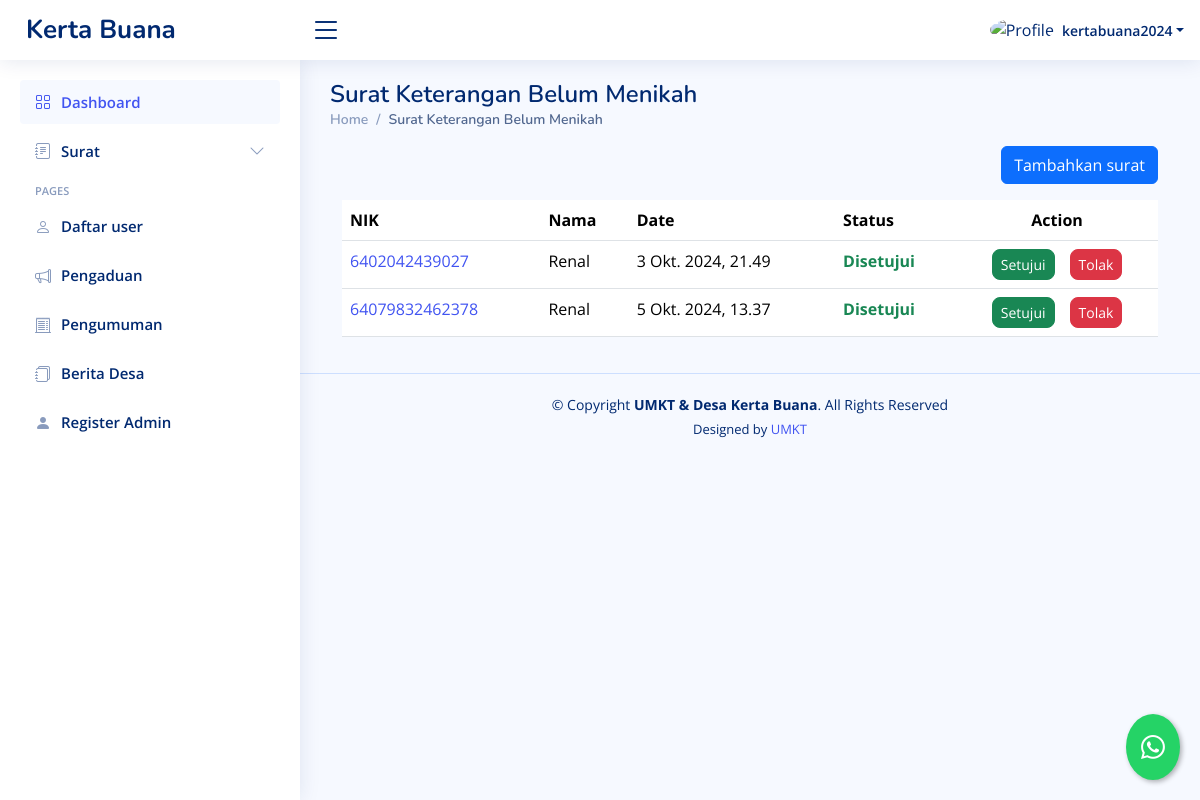
/dashboard/suket-belum-menikah/ (signed in), run on an earlier commit of the app's database.
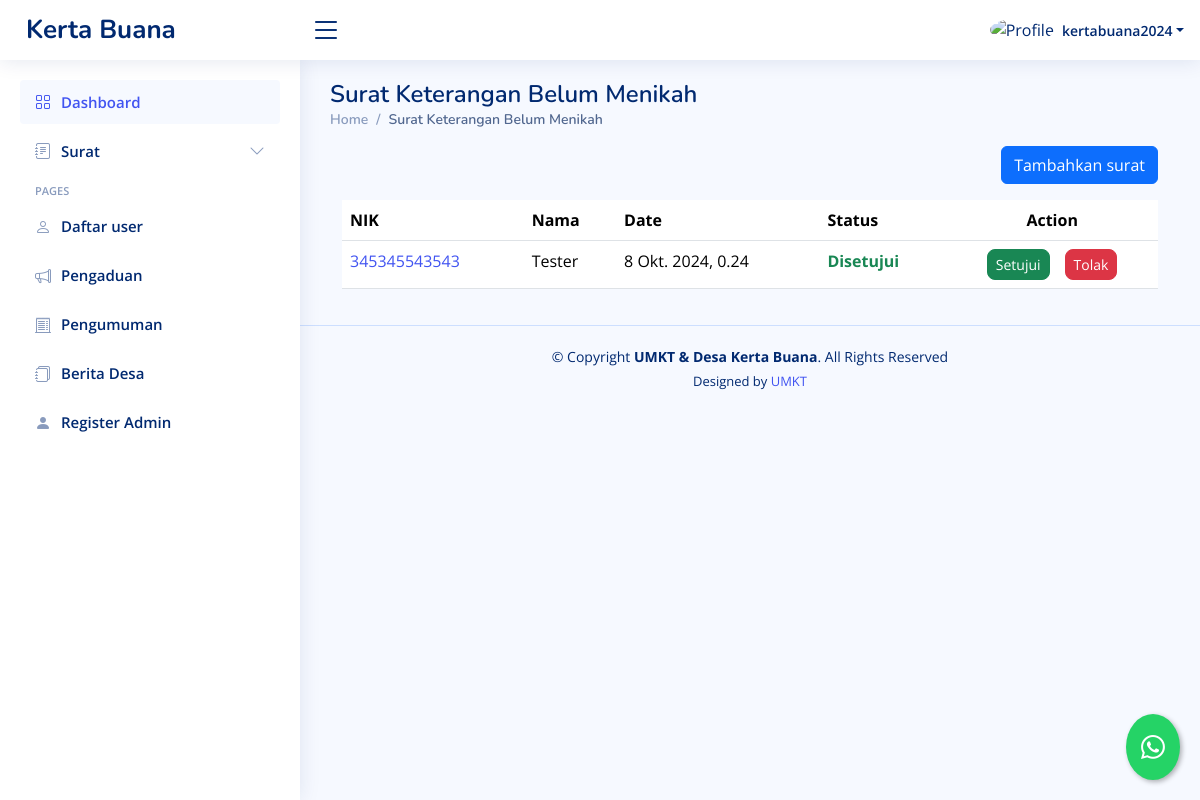
And on a later commit of the database.
### dashboard/models.py (models this page shows, shortened)
class SuketBelumMenikah(models.Model):
    STATUS_CHOICES = [
        ('review', 'Proses Review'),
        ('approved', 'Disetujui'),
        ('rejected', 'Ditolak'),
    ]
    penulis = models.ForeignKey(User, on_delete=models.CASCADE, blank=True, null=True)
    nama = models.CharField(max_length=255)
    jenis_kelamin = models.CharField(max_length=255)
    ttl = models.CharField(max_length=255)
    suku = models.CharField(max_length=255)
    agama = models.CharField(max_length=255)
    nik = models.CharField(max_length=255)
    alamat = models.CharField(max_length=255)
    persyaratan = models.CharField(max_length=255, blank=True, null=True)
    date = models.DateTimeField(default=timezone.now, blank=True)
    status = models.CharField(max_length=20, choices=STATUS_CHOICES, default='review')

### dashboard/views.py (the view, shortened to what this page needs)
# urls.py: path("suket-belum-menikah/",suketbelummenikah,  name="suketbelummenikah"),
@login_required
def suketbelummenikah(request):
    template_name = "backend/suketbelummenikah.html"
    suket = SuketBelumMenikah.objects.all()
    private = SuketBelumMenikah.objects.filter(penulis=request.user)
    context={
        "suket":suket,
        'private': private,
    }
    return render(request, template_name, context)

### templates/backend/suketbelummenikah.html (shortened to what this page needs)
{% extends "backend/base_ui.html" %} {% load static %} {% load custom_filters %}
{% block konten %}
<div>
  <div class="pagetitle">
    <h1>Surat Keterangan Belum Menikah</h1>
    <nav>
      <ol class="breadcrumb">
        <li class="breadcrumb-item"><a href="{% url 'dashboard' %}">Home</a></li>
        <li class="breadcrumb-item active">Surat Keterangan Belum Menikah</li>
      </ol>
    </nav>
  </div>
  {% if value %}
  <div class="card">
    <div class="card-body">
      <h5 class="card-title">Surat Keterangan Belum Menikah</h5>
      <form method="post" action="{% url 'edit_suketbelummenikah' value.id %}">
        {% csrf_token %}
        <div class="row mb-3">
          <label for="inputNama" class="col-sm-2 col-form-label">Nama</label>
          <div class="col-sm-10">
            <input
              type="text"
              class="form-control"
              name="inputNama"
              value="{{ value.nama }}"
              required
            />
          </div>
        </div>
        <div class="row mb-3">
          <label class="col-sm-2 col-form-label">Jenis Kelamin</label>
          <div class="col-sm-10">
            <select class="form-select" name="inputjk">
              <option selected>Pilih jenis kelamin</option>
              {% if value.jenis_kelamin == "Laki-laki" %}
              <option value="Laki-laki" selected>Laki-laki</option>
              <option value="Perempuan">Perempuan</option>
              {% else %}
              <option value="Laki-laki">Laki-laki</option>
              <option value="Perempuan" selected>Perempuan</option>
              {% endif %}
            </select>
          </div>
        </div>
        <div class="row mb-3">
          <label for="inputTtl" class="col-sm-2 col-form-label"
            >Tempat tanggal lahir</label
          >
          <div class="col-sm-10">
            <input
              type="text"
              class="form-control"
              name="inputTtl"
              value="{{ value.ttl }}"
              placeholder="contoh:Samarinda, 01 Januari 2020"
              required
            />
          </div>
        </div>
        <div class="row mb-3">
          <label for="inputSuku" class="col-sm-2 col-form-label"
            >Suku/Bangsa</label
          >
          <div class="col-sm-10">
            <input
              type="text"
              class="form-control"
              name="inputSuku"
              value="{{ value.suku }}"
              required
            />
          </div>
        </div>
        <div class="row mb-3">
          <label for="inputAgama" class="col-sm-2 col-form-label">Agama</label>
          <div class="col-sm-10">
            <input
              type="text"
              class="form-control"
              name="inputAgama"
              value="{{ value.agama }}"
              required
            />
          </div>
        </div>
        <div class="row mb-3">
          <label for="inputNIK" class="col-sm-2 col-form-label">NIK</label>
          <div class="col-sm-10">
            <input
              type="text"
              class="form-control"
              name="inputNIK"
              value="{{ value.nik }}"
              required
            />
          </div>
        </div>
        <div class="row mb-3">
          <label for="inputAlamat" class="col-sm-2 col-form-label"
            >Alamat</label
          >
          <div class="col-sm-10">
            <input
              type="text"
              class="form-control"
              name="inputAlamat"
              value="{{ value.alamat }}"
              required
            />
          </div>
        </div>
        <div class="row mb-3">
          <label for="inputPersyaratan" class="col-sm-2 col-form-label"
            >Persyaratan</label
          >
          <div class="col-sm-10">
            <input
              type="text"
              class="form-control"
              name="inputPersyaratan"
              value="{{ value.persyaratan }}"
              required
            />
          </div>
        </div>
        <div class="row mb-3">
          <label class="col-sm-2 col-form-label">Submit Here</label>
          <div class="col-sm-10">
            <a href="{% url 'suketbelummenikah' %}">
              <button class="btn btn-secondary">Cancel</button>
            </a>
            <button type="submit" class="btn btn-primary">Submit</button>
          </div>
        </div>
      </form>
    </div>
  </div>
  {% else %}
  <div class="container-fluid">
    <div class="d-flex justify-content-end mb-3">
      <button
        type="button"
        class="btn btn-primary"
        data-bs-toggle="modal"
        data-bs-target="#formModal"
      >
        Tambahkan surat
      </button>
    </div>
    <div class="table-responsive">
      <table class="table datatable">
        <thead>
          <tr>
            <th>NIK</th>
            <th>Nama</th>
            <th data-type="date" data-format="YYYY/DD/MM">Date</th>
            <th>Status</th>
            <th class="text-center">Action</th>
          </tr>
        </thead>
        <tbody>
          {% if user.is_superuser %}
          {% for surat in suket %}
          <tr>
            <td>
              <a href="{% url 'detail_suketbelummenikah' surat.id %}"
                >{{ surat.nik }}</a
              >
            </td>
            <td>{{ surat.nama }}</td>
            <td>{{ surat.date }}</td>
            {% if surat.status == 'review' %}
            <td class="text-warning fw-bold">Proses Review</td>
            {% elif surat.status == 'approved' %}
            <td class="text-success fw-bold">Disetujui</td>
            {% elif surat.status == 'rejected' %}
            <td class="text-danger fw-bold">Ditolak</td>
            {% endif %} {% if user.is_superuser %}
            <td class="text-center">
              <div
                class="btn-group gap-3"
                role="group"
                aria-label="Action buttons"
              >
                <button type="button" class="btn btn-success btn-sm rounded-3">
                  <a
                    href="{% url 'setujui_suketbelummenikah' surat.id %}"
                    class="text-decoration-none text-white"
                    >Setujui</a
                  >
                </button>
                <button type="button" class="btn btn-danger btn-sm rounded-3">
                  <a
                    href="{% url 'tolak_suketbelummenikah' surat.id %}"
                    class="text-decoration-none text-white"
                    >Tolak</a
                  >
                </button>
              </div>
            </td>
            {% endif %}
          </tr>
          {% endfor %}
          {% endif %}
        </tbody>
      </table>
    </div>
  </div>
  {% endif %}
</div>
{% endblock konten %}

### templates/backend/base_ui.html (shortened to what this page needs)
{% load static %}
<!DOCTYPE html>
<html lang="en">
  <head>
    <link
      href="{% static 'backend/vendor/bootstrap/css/bootstrap.min.css'%}"
      rel="stylesheet"
    />
    <link
      href="{% static 'backend/vendor/bootstrap-icons/bootstrap-icons.css'%}"
      rel="stylesheet"
    />
    <link
      href="{% static 'backend/vendor/boxicons/css/boxicons.min.css'%}"
      rel="stylesheet"
    />
    <link
      href="{% static 'backend/vendor/quill/quill.snow.css'%}"
      rel="stylesheet"
    />
    <link
      href="{% static 'backend/vendor/quill/quill.bubble.css'%}"
      rel="stylesheet"
    />
    <link
      href="{% static 'backend/vendor/remixicon/remixicon.css'%}"
      rel="stylesheet"
    />
    <link
      href="{% static 'backend/vendor/simple-datatables/style.css'%}"
      rel="stylesheet"
    />
    <link href="{% static 'backend/css/style.css'%}" rel="stylesheet" />
  </head>
  <body>
    <header id="header" class="header fixed-top d-flex align-items-center">
      <div class="d-flex align-items-center justify-content-between">
        <a href="{% url 'welcome'%}" class="logo d-flex align-items-center">
          <span class="d-none d-lg-block">Kerta Buana</span>
        </a>
        <i class="bi bi-list toggle-sidebar-btn"></i>
      </div>
      <nav class="header-nav ms-auto">
        <ul class="d-flex align-items-center">
          <li class="nav-item dropdown pe-3">
            <a
              class="nav-link nav-profile d-flex align-items-center pe-0"
              href="#"
              data-bs-toggle="dropdown"
            >
              {% if user.is_superuser %}
              <img
                src="{% static 'backend/img/orang.png'%}"
                alt="Profile"
                class="rounded-circle"
              />
              {% else %}
              <img
                src="{% static 'backend/img/family.png'%}"
                alt="Profile"
                class="rounded-circle"
              />
              {% endif %}
              <span class="d-none d-md-block dropdown-toggle ps-2"
                >{{request.user.username}}</span
              > </a
            >
          </li>
        </ul>
      </nav>
    </header>
    <aside id="sidebar" class="sidebar">
      <ul class="sidebar-nav" id="sidebar-nav">
        <li class="nav-item">
          <a class="nav-link" href="{% url 'dashboard'%}">
            <i class="bi bi-grid"></i>
            <span>Dashboard</span>
          </a>
        </li>
        {% if user.is_superuser %}
        <li class="nav-item">
          <a
            class="nav-link collapsed"
            data-bs-target="#forms-nav"
            data-bs-toggle="collapse"
            href="#"
          >
            <i class="bi bi-journal-text"></i><span>Surat</span
            ><i class="bi bi-chevron-down ms-auto"></i>
          </a>
        </li>
        {% endif %}
        {% if user.is_superuser %}
        <li class="nav-heading">Pages</li>
        <li class="nav-item">
          <a class="nav-link collapsed" href="{% url 'daftar_user' %}">
            <i class="bi bi-person"></i>
            <span>Daftar user</span>
          </a>
        </li>
        <li class="nav-item">
          <a class="nav-link collapsed" href="{% url 'pengaduan_asing' %}">
            <i class="bi bi-megaphone"></i>
            <span>Pengaduan</span>
          </a>
        </li>
        <li class="nav-item">
          <a class="nav-link collapsed" href=" {% url 'pengumuman' %} ">
            <i class="bi bi-receipt-cutoff"></i>
            <span>Pengumuman</span>
          </a>
        </li>
        <li class="nav-item">
          <a class="nav-link collapsed" href=" {% url 'blog' %} ">
            <i class="bi bi-journals"></i>
            <span>Berita Desa</span>
          </a>
        </li>
        <li class="nav-item">
          <a class="nav-link collapsed" href="{% url 'register_super_admin' %}">
            <i class="bi bi-person-fill"></i>
            <span>Register Admin</span>
          </a>
        </li>
        {% endif %}
      </ul>
    </aside>
    <main id="main" class="main">
      {% block konten %}{% endblock konten %}
    </main>
    <footer id="footer" class="footer">
      <div class="copyright">
        &copy; Copyright <strong><span>UMKT & Desa Kerta Buana</span></strong
        >. All Rights Reserved
      </div>
      <div class="credits">
        Designed by <a href="https://www.umkt.ac.id/">UMKT</a>
      </div>
    </footer>
    <a
      href="https://wa.me/6281234567890?text=Halo,%20saya%20butuh%20bantuan"
      class="whatsapp-float"
      target="_blank"
      title="Hubungi kami via WhatsApp"
    >
      <i class="bi bi-whatsapp"></i>
    </a>
  </body>
</html>

### static/backend/css/style.css (style rules this page uses)
:root { scroll-behavior: smooth; }
body { font-family: "Open Sans", sans-serif; background: #f6f9ff; color: #444444; }
a { color: #4154f1; text-decoration: none; }
h1, h2, h3, h4, h5, h6 { font-family: "Nunito", sans-serif; }
#main { margin-top: 60px; padding: 20px 30px; transition: all 0.3s; }
.pagetitle { margin-bottom: 10px; }
.pagetitle h1 { font-size: 24px; margin-bottom: 0; font-weight: 600; color: #012970; }
.breadcrumb { font-size: 14px; font-family: "Nunito", sans-serif; color: #899bbd; font-weight: 600; }
.breadcrumb a { color: #899bbd; transition: 0.3s; }
.breadcrumb .breadcrumb-item::before { color: #899bbd; }
.breadcrumb .active { color: #51678f; font-weight: 600; }
.logo { line-height: 1; }
@media (min-width: 1200px) { .logo { width: 280px; } }
.logo span { font-size: 26px; font-weight: 700; color: #012970; font-family: "Nunito", sans-serif; }
.header { transition: all 0.5s; z-index: 997; height: 60px; box-shadow: 0px 2px 20px rgba(1, 41, 112, 0.1); background-color: #fff; padding-left: 20px; }
.header .toggle-sidebar-btn { font-size: 32px; padding-left: 10px; cursor: pointer; color: #012970; }
.header-nav ul { list-style: none; }
.header-nav>ul { margin: 0; padding: 0; }
.header-nav .nav-profile { color: #012970; }
.header-nav .nav-profile img { max-height: 36px; }
.header-nav .nav-profile span { font-size: 14px; font-weight: 600; }
.sidebar { position: fixed; top: 60px; left: 0; bottom: 0; width: 300px; z-index: 996; transition: all 0.3s; padding: 20px; overflow-y: auto; scrollbar-width: thin; scrollbar-color: #aab7cf transparent; box-shadow: 0px 0px 20px rgba(1, 41, 112, 0.1); background-color: #fff; }
@media (min-width: 1200px) { #main, #footer { margin-left: 300px; } }
.sidebar-nav { padding: 0; margin: 0; list-style: none; }
.sidebar-nav li { padding: 0; margin: 0; list-style: none; }
.sidebar-nav .nav-item { margin-bottom: 5px; }
.sidebar-nav .nav-heading { font-size: 11px; text-transform: uppercase; color: #899bbd; font-weight: 600; margin: 10px 0 5px 15px; }
.sidebar-nav .nav-link { display: flex; align-items: center; font-size: 15px; font-weight: 600; color: #4154f1; transition: 0.3; background: #f6f9ff; padding: 10px 15px; border-radius: 4px; }
.sidebar-nav .nav-link i { font-size: 16px; margin-right: 10px; color: #4154f1; }
.sidebar-nav .nav-link.collapsed { color: #012970; background: #fff; }
.sidebar-nav .nav-link.collapsed i { color: #899bbd; }
.sidebar-nav .nav-link .bi-chevron-down { margin-right: 0; transition: transform 0.2s ease-in-out; }
.footer { padding: 20px 0; font-size: 14px; transition: all 0.3s; border-top: 1px solid #cddfff; }
.footer .copyright { text-align: center; color: #012970; }
.footer .credits { padding-top: 5px; text-align: center; font-size: 13px; color: #012970; }
.whatsapp-float { position: fixed; bottom: 20px; right: 20px; background-color: #25D366; color: white; border-radius: 50%; padding: 15px; box-shadow: 2px 2px 5px rgba(0, 0, 0, 0.3); z-index: 1000; font-size: 24px; transition: all 0.3s ease; }
.whatsapp-float i { margin-right: 0; }

What changed in the data, as far as the page shows it:
removed SuketBelumMenikah: nik "6402042439027", nama "Renal", date "3 Okt. 2024, 21.49", status "Disetujui"
removed SuketBelumMenikah: nik "64079832462378", nama "Renal", date "5 Okt. 2024, 13.37", status "Disetujui"
added SuketBelumMenikah: nik "345345543543", nama "Tester", date "8 Okt. 2024, 0.24", status "Disetujui"
